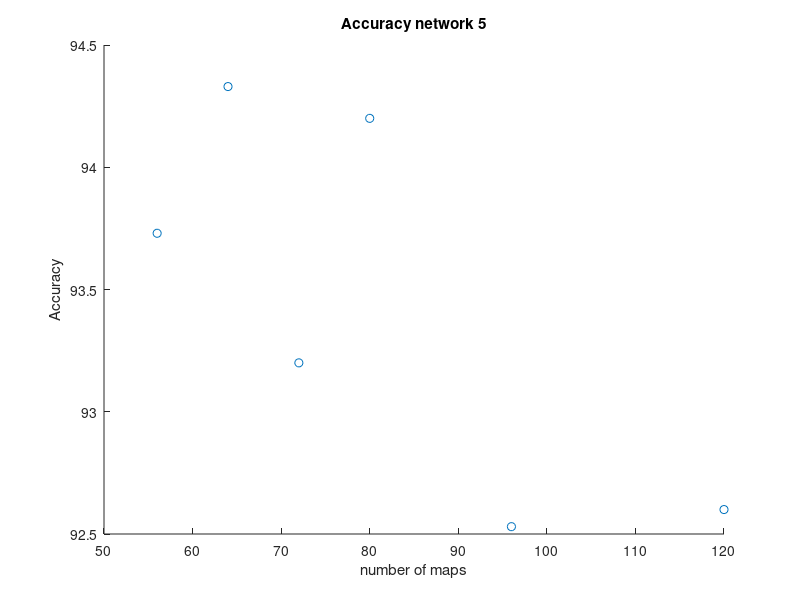

MATLAB code to generate this figure:

%Accuracy and number of maps of the last conv layer
data = [94.20,80;92.60,120;94.33,64;93.73,56;93.20,72;92.53,96];

% Draw the plot
scatter(data(:,2),data(:,1));
title('Accuracy network 5');
xlabel('number of maps');
ylabel('Accuracy');